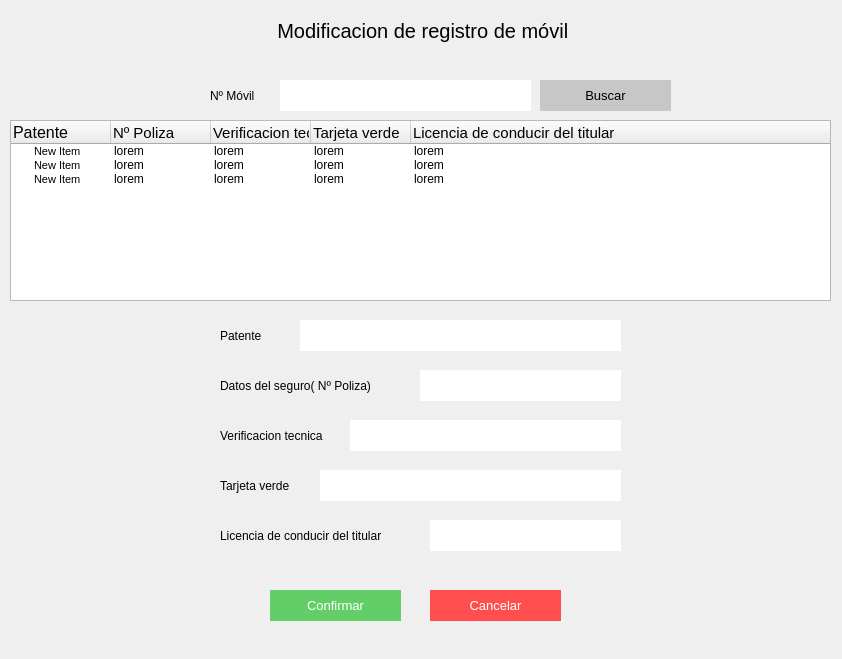
<?xml version="1.0" encoding="UTF-8"?>
<ui version="4.0">
 <class>Form</class>
 <widget class="QWidget" name="Form">
  <property name="geometry">
   <rect>
    <x>0</x>
    <y>0</y>
    <width>842</width>
    <height>659</height>
   </rect>
  </property>
  <property name="windowTitle">
   <string>Form</string>
  </property>
  <widget class="QLineEdit" name="ca_input_buscar">
   <property name="geometry">
    <rect>
     <x>280</x>
     <y>80</y>
     <width>251</width>
     <height>31</height>
    </rect>
   </property>
   <property name="styleSheet">
    <string notr="true">border:none;
background-color: rgb(255, 255, 255);
font: 11pt &quot;MS Shell Dlg 2&quot;;</string>
   </property>
   <property name="text">
    <string/>
   </property>
  </widget>
  <widget class="QPushButton" name="ca_btn_buscar">
   <property name="geometry">
    <rect>
     <x>540</x>
     <y>80</y>
     <width>131</width>
     <height>31</height>
    </rect>
   </property>
   <property name="styleSheet">
    <string notr="true">background-color: rgb(199, 199, 199);
color:black;
font-size:10pt;
border:none;</string>
   </property>
   <property name="text">
    <string>Buscar</string>
   </property>
  </widget>
  <widget class="QLabel" name="label">
   <property name="geometry">
    <rect>
     <x>210</x>
     <y>80</y>
     <width>61</width>
     <height>31</height>
    </rect>
   </property>
   <property name="styleSheet">
    <string notr="true">font: 11pt &quot;MS Shell Dlg 2&quot;;
text-align:center;</string>
   </property>
   <property name="text">
    <string>Nº Móvil</string>
   </property>
  </widget>
  <widget class="QLabel" name="label_2">
   <property name="geometry">
    <rect>
     <x>10</x>
     <y>10</y>
     <width>831</width>
     <height>41</height>
    </rect>
   </property>
   <property name="styleSheet">
    <string notr="true">font-size:20px;
</string>
   </property>
   <property name="text">
    <string>Modificacion de registro de móvil </string>
   </property>
   <property name="alignment">
    <set>Qt::AlignCenter</set>
   </property>
  </widget>
  <widget class="QPushButton" name="ca_btn_confirmar">
   <property name="geometry">
    <rect>
     <x>270</x>
     <y>590</y>
     <width>131</width>
     <height>31</height>
    </rect>
   </property>
   <property name="styleSheet">
    <string notr="true">background-color: rgb(99, 206, 104);
color:white;
font-size:10pt;
border:none;</string>
   </property>
   <property name="text">
    <string>Confirmar</string>
   </property>
  </widget>
  <widget class="QPushButton" name="ca_btn_cancelar">
   <property name="geometry">
    <rect>
     <x>430</x>
     <y>590</y>
     <width>131</width>
     <height>31</height>
    </rect>
   </property>
   <property name="styleSheet">
    <string notr="true">color:white;
font-size:10pt;
border:none;
background-color:#ff4e4e;</string>
   </property>
   <property name="text">
    <string>Cancelar</string>
   </property>
  </widget>
  <widget class="QTreeWidget" name="ca_tabla">
   <property name="geometry">
    <rect>
     <x>10</x>
     <y>120</y>
     <width>821</width>
     <height>181</height>
    </rect>
   </property>
   <column>
    <property name="text">
     <string>Patente</string>
    </property>
    <property name="font">
     <font>
      <pointsize>12</pointsize>
     </font>
    </property>
   </column>
   <column>
    <property name="text">
     <string>Nº Poliza</string>
    </property>
    <property name="font">
     <font>
      <pointsize>11</pointsize>
     </font>
    </property>
   </column>
   <column>
    <property name="text">
     <string>Verificacion tecnica</string>
    </property>
    <property name="font">
     <font>
      <pointsize>11</pointsize>
     </font>
    </property>
   </column>
   <column>
    <property name="text">
     <string>Tarjeta verde</string>
    </property>
    <property name="font">
     <font>
      <pointsize>11</pointsize>
     </font>
    </property>
   </column>
   <column>
    <property name="text">
     <string>Licencia de conducir del titular</string>
    </property>
    <property name="font">
     <font>
      <pointsize>11</pointsize>
     </font>
    </property>
   </column>
   <item>
    <property name="text">
     <string>New Item  </string>
    </property>
    <property name="font">
     <font>
      <pointsize>8</pointsize>
     </font>
    </property>
    <property name="text">
     <string>lorem</string>
    </property>
    <property name="text">
     <string>lorem</string>
    </property>
    <property name="text">
     <string>lorem</string>
    </property>
    <property name="text">
     <string>lorem</string>
    </property>
   </item>
   <item>
    <property name="text">
     <string>New Item</string>
    </property>
    <property name="font">
     <font>
      <pointsize>8</pointsize>
     </font>
    </property>
    <property name="text">
     <string>lorem</string>
    </property>
    <property name="text">
     <string>lorem</string>
    </property>
    <property name="text">
     <string>lorem</string>
    </property>
    <property name="text">
     <string>lorem</string>
    </property>
   </item>
   <item>
    <property name="text">
     <string>New Item</string>
    </property>
    <property name="font">
     <font>
      <pointsize>8</pointsize>
     </font>
    </property>
    <property name="text">
     <string>lorem</string>
    </property>
    <property name="text">
     <string>lorem</string>
    </property>
    <property name="text">
     <string>lorem</string>
    </property>
    <property name="text">
     <string>lorem</string>
    </property>
   </item>
  </widget>
  <widget class="QLineEdit" name="ca_input_1">
   <property name="geometry">
    <rect>
     <x>300</x>
     <y>320</y>
     <width>321</width>
     <height>31</height>
    </rect>
   </property>
   <property name="styleSheet">
    <string notr="true">border:none;
background-color: rgb(255, 255, 255);
font: 11pt &quot;MS Shell Dlg 2&quot;;</string>
   </property>
   <property name="text">
    <string/>
   </property>
  </widget>
  <widget class="QLineEdit" name="ca_input_2">
   <property name="geometry">
    <rect>
     <x>420</x>
     <y>370</y>
     <width>201</width>
     <height>31</height>
    </rect>
   </property>
   <property name="styleSheet">
    <string notr="true">border:none;
background-color: rgb(255, 255, 255);
font: 11pt &quot;MS Shell Dlg 2&quot;;</string>
   </property>
   <property name="text">
    <string/>
   </property>
  </widget>
  <widget class="QLabel" name="label_3">
   <property name="geometry">
    <rect>
     <x>220</x>
     <y>320</y>
     <width>71</width>
     <height>31</height>
    </rect>
   </property>
   <property name="styleSheet">
    <string notr="true">font: 11pt &quot;MS Shell Dlg 2&quot;;
text-align:center;</string>
   </property>
   <property name="text">
    <string>Patente</string>
   </property>
  </widget>
  <widget class="QLineEdit" name="ca_input_4">
   <property name="geometry">
    <rect>
     <x>320</x>
     <y>470</y>
     <width>301</width>
     <height>31</height>
    </rect>
   </property>
   <property name="styleSheet">
    <string notr="true">border:none;
background-color: rgb(255, 255, 255);
font: 11pt &quot;MS Shell Dlg 2&quot;;</string>
   </property>
   <property name="text">
    <string/>
   </property>
  </widget>
  <widget class="QLabel" name="label_7">
   <property name="geometry">
    <rect>
     <x>220</x>
     <y>520</y>
     <width>201</width>
     <height>31</height>
    </rect>
   </property>
   <property name="styleSheet">
    <string notr="true">font: 11pt &quot;MS Shell Dlg 2&quot;;
text-align:center;</string>
   </property>
   <property name="text">
    <string>Licencia de conducir del titular</string>
   </property>
  </widget>
  <widget class="QLabel" name="label_4">
   <property name="geometry">
    <rect>
     <x>220</x>
     <y>370</y>
     <width>191</width>
     <height>31</height>
    </rect>
   </property>
   <property name="styleSheet">
    <string notr="true">font: 11pt &quot;MS Shell Dlg 2&quot;;
text-align:center;</string>
   </property>
   <property name="text">
    <string>Datos del seguro( Nº Poliza)</string>
   </property>
  </widget>
  <widget class="QLineEdit" name="ca_input_5">
   <property name="geometry">
    <rect>
     <x>430</x>
     <y>520</y>
     <width>191</width>
     <height>31</height>
    </rect>
   </property>
   <property name="styleSheet">
    <string notr="true">border:none;
background-color: rgb(255, 255, 255);
font: 11pt &quot;MS Shell Dlg 2&quot;;</string>
   </property>
   <property name="text">
    <string/>
   </property>
  </widget>
  <widget class="QLabel" name="label_5">
   <property name="geometry">
    <rect>
     <x>220</x>
     <y>420</y>
     <width>131</width>
     <height>31</height>
    </rect>
   </property>
   <property name="styleSheet">
    <string notr="true">font: 11pt &quot;MS Shell Dlg 2&quot;;
text-align:center;</string>
   </property>
   <property name="text">
    <string>Verificacion tecnica</string>
   </property>
  </widget>
  <widget class="QLabel" name="label_6">
   <property name="geometry">
    <rect>
     <x>220</x>
     <y>470</y>
     <width>91</width>
     <height>31</height>
    </rect>
   </property>
   <property name="styleSheet">
    <string notr="true">font: 11pt &quot;MS Shell Dlg 2&quot;;
text-align:center;</string>
   </property>
   <property name="text">
    <string>Tarjeta verde</string>
   </property>
  </widget>
  <widget class="QLineEdit" name="ca_input_3">
   <property name="geometry">
    <rect>
     <x>350</x>
     <y>420</y>
     <width>271</width>
     <height>31</height>
    </rect>
   </property>
   <property name="styleSheet">
    <string notr="true">border:none;
background-color: rgb(255, 255, 255);
font: 11pt &quot;MS Shell Dlg 2&quot;;</string>
   </property>
   <property name="text">
    <string/>
   </property>
  </widget>
 </widget>
 <resources/>
 <connections/>
</ui>
